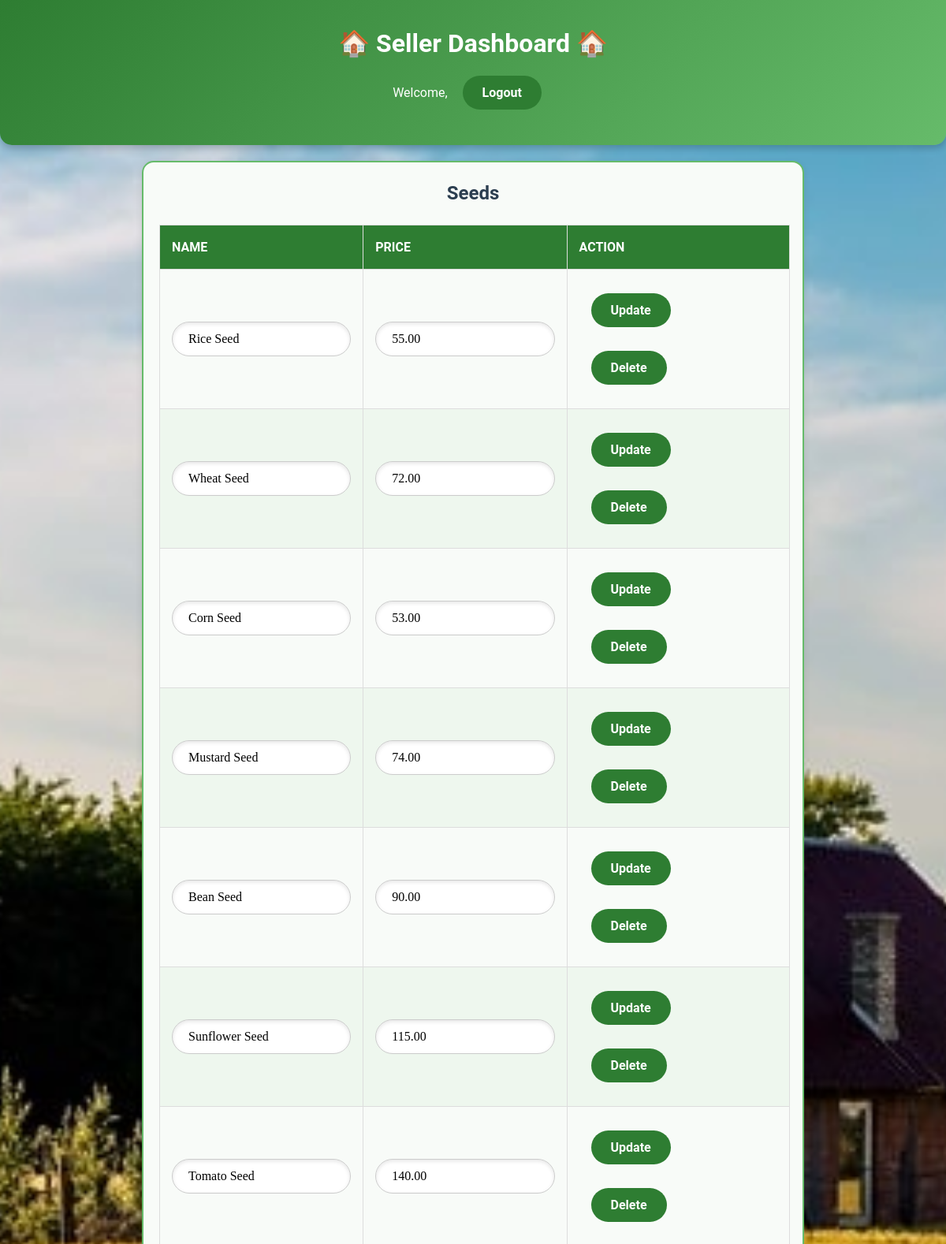
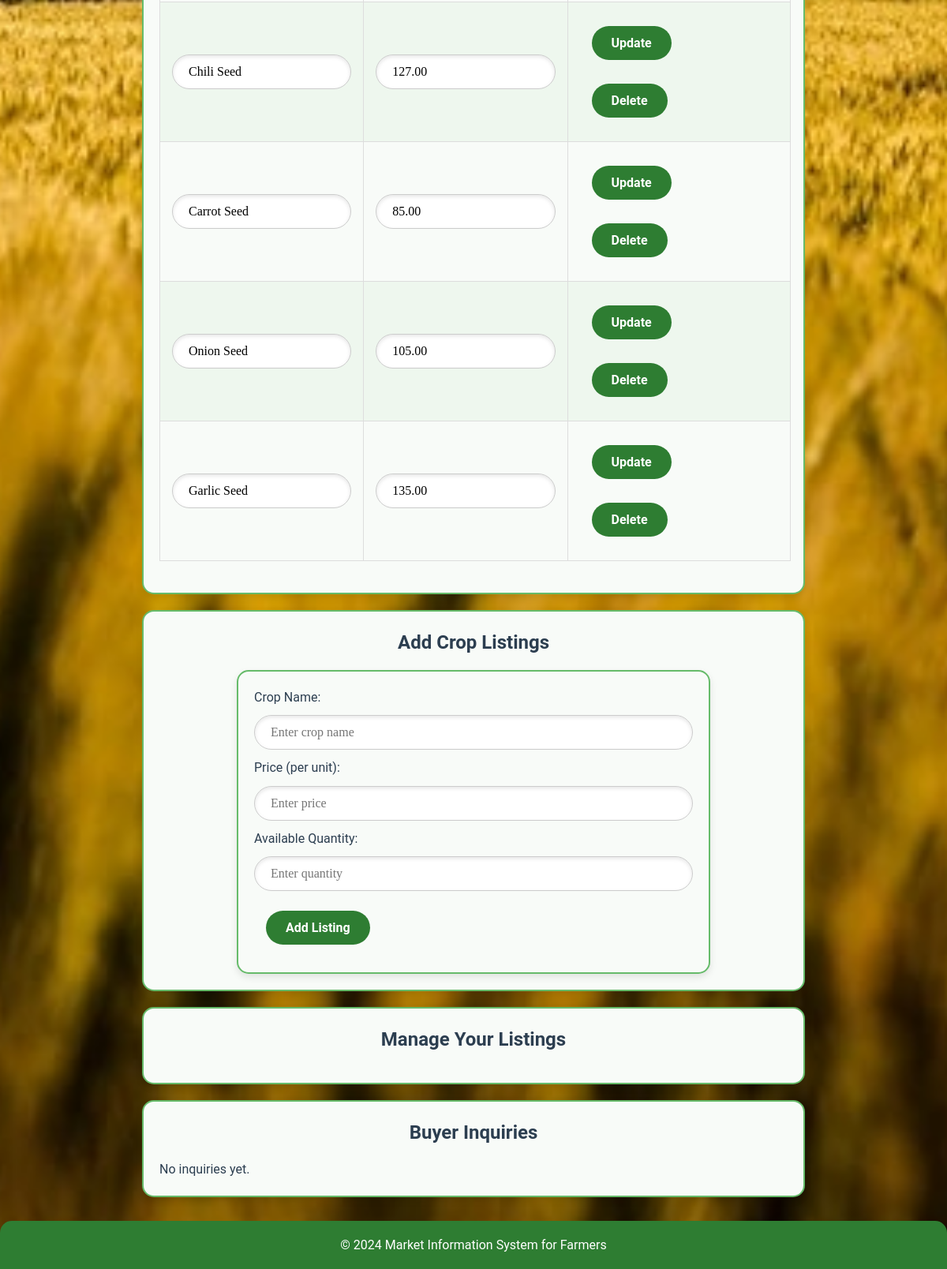
Page /seller_dashboard.php on the committed database (2 pictures, top to bottom).
### tables this page shows
CREATE TABLE `seeds` (
  `id` int(11) NOT NULL,
  `name` varchar(255) NOT NULL,
  `price` decimal(10,2) DEFAULT NULL
);

### seller_dashboard.php (the view, shortened to what this page needs)
<?php
require 'db_config.php';
$user_name = $_SESSION['name'];
$sql_seeds = "SELECT id, name, price FROM seeds";
$result_seeds = $conn->query($sql_seeds);
?>
<!DOCTYPE html>
<html lang="en">
<head>
    <link rel="stylesheet" href="style.css">
</head>
<body>
    <header class="header">
        <div class="header-left">
            <h1>🏠 Seller Dashboard 🏠</h1>
        </div>
        <div class="header-right">
            <span>Welcome, <?php echo $user_name ?></span>
            <a href="logout.php">
                <button type="button">Logout</button>
            </a>
        </div>
    </header>
    <main>
        <section>
            <h2 class="text-success text-center">Seeds</h2>
            <div class="table-responsive">
                <table class="table table-bordered table-striped">
                    <thead>
                        <tr>
                            <th>Name</th>
                            <th>Price</th>
                            <th>Action</th>
                        </tr>
                    </thead>
                    <tbody>
                        <?php
                        if ($result_seeds && $result_seeds->num_rows > 0) {
                            while ($row = $result_seeds->fetch_assoc()) {
                                echo "<tr>";
                                echo "<form method='POST' action=''>";
                                echo "<td><input type='text' name='name' value='" . htmlspecialchars($row['name']) . "' required></td>";
                                echo "<td><input type='number' step='0.01' name='price' value='" . htmlspecialchars($row['price']) . "' required></td>";
                                echo "<td>
                                        <input type='hidden' name='seed_id' value='" . htmlspecialchars($row['id']) . "'>
                                        <button type='submit' name='update_seed' class='btn btn-success'>Update</button>
                                        <button type='submit' name='delete_seed' class='btn btn-danger' onclick=\"return confirm('Are you sure you want to delete this seed?');\">Delete</button>
                                      </td>";
                                echo "</form>";
                                echo "</tr>";
                            }
                        } else {
                            echo "<tr><td colspan='3' class='text-center'>No seeds found</td></tr>";
                        }
                        ?>
                    </tbody>
                </table>
            </div>
        </section>
        <section class="add-crop-form">
            <h2>Add Crop Listings</h2>
            <form id="add-crop-form" method="POST" action="add_crop_listing.php">
                <label for="crop-name">Crop Name:</label>
                <input type="text" id="crop-name" name="crop_name" placeholder="Enter crop name" required>
                <label for="crop-price">Price (per unit):</label>
                <input type="number" id="crop-price" name="crop_price" placeholder="Enter price" required>
                <label for="crop-quantity">Available Quantity:</label>
                <input type="number" id="crop-quantity" name="crop_quantity" placeholder="Enter quantity" required>
                <button type="submit">Add Listing</button>
            </form>
        </section>
        <section class="manage-listings">
            <h2>Manage Your Listings</h2>
        </section>
        <section class="buyer-inquiries">
            <h2>Buyer Inquiries</h2>
            <div id="buyer-messages">
                <p>No inquiries yet.</p>
            </div>
        </section>
    </main>
    <footer>
        <p>&copy; 2024 Market Information System for Farmers</p>
    </footer>
</body>
</html>

### style.css (style rules this page uses)
* { margin: 0; padding: 0; box-sizing: border-box; font-family: 'Roboto', sans-serif; }
body { background: url('farm-background.jpg') no-repeat center center fixed; background-size: cover; color: #2c3e50; line-height: 1.6; font-size: 16px; overflow-x: hidden; }
header { background: linear-gradient(135deg, #2e7d32, #66bb6a); color: #fff; padding: 30px 20px; text-align: center; border-radius: 0 0 15px 15px; box-shadow: 0 4px 10px rgba(0, 0, 0, 0.2); }
footer { background: #2e7d32; color: #fff; text-align: center; padding: 18px 0; margin-top: 30px; border-radius: 15px 15px 0 0; }
section { margin: 20px auto; padding: 20px; width: 70%; max-width: 1400px; background: #f8fbf8; border: 2px solid #66bb6a; border-radius: 15px; box-shadow: 0 4px 10px rgba(0, 0, 0, 0.1); transition: transform 0.3s ease; overflow-x: auto; }
section h2 { text-align: center; margin-bottom: 15px; color: #2c3e50; }
table { width: 100%; border-collapse: collapse; margin: 20px 0; text-align: left; min-width: 800px; }
table th, table td { padding: 15px; border: 1px solid #ddd; }
table th { background: #2e7d32; color: #fff; text-transform: uppercase; }
table tr:nth-child(even) { background: #eef7ee; }
button { background: #2e7d32; color: #fff; border: none; padding: 12px 25px; margin: 15px; border-radius: 25px; cursor: pointer; font-size: 16px; font-weight: bold; transition: background 0.3s ease, transform 0.3s ease; }
form { padding: 20px; background: #f8fbf8; border: 2px solid #43a047; border-radius: 15px; box-shadow: 0 4px 10px rgba(0, 0, 0, 0.1); }
input, select, textarea { width: 100%; margin: 10px 0; padding: 12px 20px; font-size: 1em; border: 1px solid #ccc; border-radius: 25px; box-shadow: inset 0 2px 5px rgba(0, 0, 0, 0.1); font-family: 'Lora', serif; color: black; transition: background-color 0.3s ease, box-shadow 0.3s ease; }
section, button, a.btn, form { animation: fadeIn 1s ease-in; }
form { max-width: 600px; margin: 0 auto; padding: 20px; background-color: #f8fbf8; border: 2px solid #66bb6a; border-radius: 15px; box-shadow: 0 4px 10px rgba(0, 0, 0, 0.1); }
.btn-success { background-color: #2e7d32; color: white; border: none; padding: 12px 25px; margin: 15px; border-radius: 25px; cursor: pointer; font-size: 16px; font-weight: bold; transition: background-color 0.3s ease, transform 0.3s ease; }
footer { margin-top: 30px; }

### rows in the picture
seeds: name "Rice Seed", price "55.00"
seeds: name "Wheat Seed", price "72.00"
seeds: name "Corn Seed", price "53.00"
seeds: name "Mustard Seed", price "74.00"
seeds: name "Bean Seed", price "90.00"
seeds: name "Sunflower Seed", price "115.00"
seeds: name "Tomato Seed", price "140.00"
seeds: name "Chili Seed", price "127.00"
seeds: name "Carrot Seed", price "85.00"
seeds: name "Onion Seed", price "105.00"
seeds: name "Garlic Seed", price "135.00"
